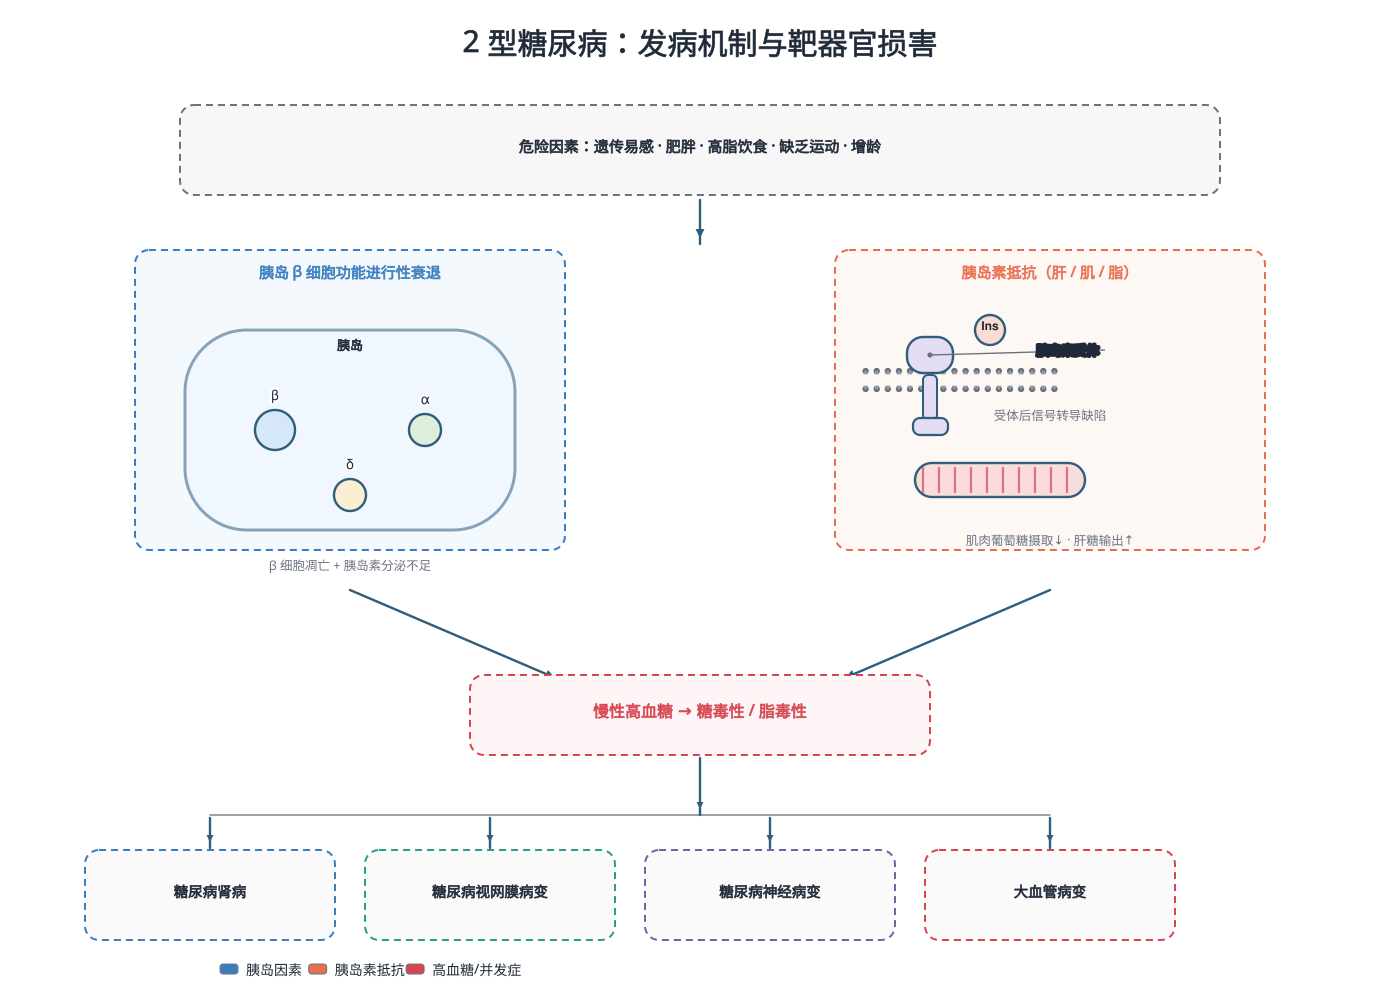

The script that saved this image:
# -*- coding: utf-8 -*-
"""内科：2 型糖尿病发病机制与靶器官损害（中心锚点版）"""
import os, sys
sys.path.insert(0, r"C:\Users\Administrator\.workbuddy\skills\medical-illustration\scripts")
from bio_graphics import Canvas, C, leader_label

OUT = os.path.expanduser("~/.workbuddy/skills/medical-illustration/assets/examples/disciplines")
os.makedirs(OUT, exist_ok=True)

c = Canvas(1400, 1000)
c.title("2 型糖尿病：发病机制与靶器官损害", size=30)

# 危险因素
c.add("group_box", 700, 150, w=1040, h=90, label=None, color=C["gray"], fill="#F7F7F7")
c.text(700, 152, "危险因素：遗传易感 · 肥胖 · 高脂饮食 · 缺乏运动 · 增龄", size=15, bold=True)
c.arrow(700, 200, 700, 244, kind="activation")

# 左：胰岛 β 细胞
c.add("group_box", 350, 400, w=430, h=300, label=None, color=C["blue"], fill="#F4F9FE")
c.text(350, 278, "胰岛 β 细胞功能进行性衰退", size=15, bold=True, fill=C["blue"])
c.add("membrane_boundary", 350, 430, w=330, h=200, fill="#EFF6FD")
c.text(350, 350, "胰岛", size=13, bold=True)
c.add("protein_blob", 275, 430, r=20, shape="circle", fill=C["blue_l"], label="β")
c.add("protein_blob", 425, 430, r=16, shape="circle", fill=C["green_l"], label="α")
c.add("protein_blob", 350, 495, r=16, shape="circle", fill=C["yellow_l"], label="δ")
c.text(350, 570, "β 细胞凋亡 + 胰岛素分泌不足", size=12.5, fill=C["gray"])

# 右：胰岛素抵抗
c.add("group_box", 1050, 400, w=430, h=300, label=None, color=C["orange"], fill="#FEF8F4")
c.text(1050, 278, "胰岛素抵抗（肝 / 肌 / 脂）", size=15, bold=True, fill=C["orange"])
c.add("membrane_patch", 960, 380, w=200, h=26)
c.add("receptor_tmembrane", 930, 380, label=None, ligand=False)
c.add("protein_blob", 990, 330, r=15, shape="circle", fill=C["orange_l"], label=None)
c.text(990, 330, "Ins", size=12, bold=True)
c.raw(leader_label(930, 355, 1105, 350, "胰岛素受体", size=12.5, bold=True))
c.text(1050, 420, "受体后信号转导缺陷", size=12.5, fill=C["gray"])
c.add("muscle_fiber", 1000, 480, w=170, h=34, kind="skeletal", label=None)
c.text(1050, 545, "肌肉葡萄糖摄取↓ · 肝糖输出↑", size=12.5, fill=C["gray"])

# 汇聚
c.arrow(350, 590, 560, 680, kind="activation")
c.arrow(1050, 590, 840, 680, kind="activation")
c.add("group_box", 700, 715, w=460, h=80, label=None, color=C["red"], fill="#FDF5F6")
c.text(700, 717, "慢性高血糖 → 糖毒性 / 脂毒性", size=16, bold=True, fill=C["red"])

# 并发症
c.line(210, 815, 1050, 815, color=C["gray"], width=1.4)
c.arrow(700, 758, 700, 815, kind="activation", head_size=7)
complic = [("糖尿病肾病", C["blue"]), ("糖尿病视网膜病变", C["teal"]),
           ("糖尿病神经病变", C["purple"]), ("大血管病变", C["red"])]
for i, (name, col) in enumerate(complic):
    bx = 210 + i * 280
    c.add("group_box", bx, 895, w=250, h=90, label=None, color=col, fill="#FAFAFA")
    c.text(bx, 897, name, size=14.5, bold=True)
    c.arrow(bx, 818, bx, 848, kind="activation", head_size=7)

c.add("legend_row", 220, 975, items=[(C["blue"], "胰岛因素"), (C["orange"], "胰岛素抵抗"),
                                     (C["red"], "高血糖/并发症")], size=14)

c.save(os.path.join(OUT, "t2d_mechanism.svg"))
c.export(os.path.join(OUT, "t2d_mechanism"), formats=("png",), dpi=300)
print("t2d done")
